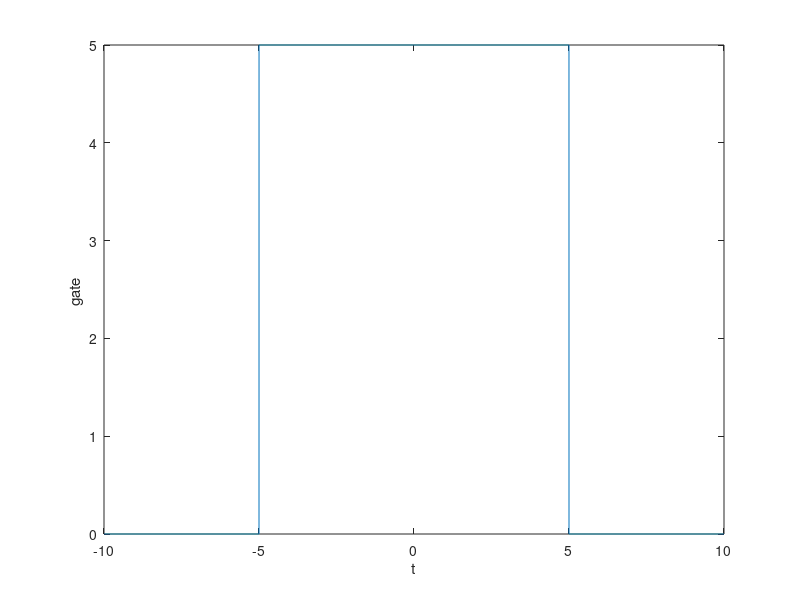

Recreate this plot in MATLAB.
clc
clear all
close all
a=0.5;
stepsize_t=0.001;
t = -10 : 0.001 : 10;
len_t = length(t);
for ii = 1:1:len_t
    if(t(ii)>-5 && t(ii)<5)
        v_t(ii)=5;
    else
        v_t(ii)=0;
    end
end
plot(t,v_t)
xlabel("t")
ylabel("gate ")
%Conclusion: By generating